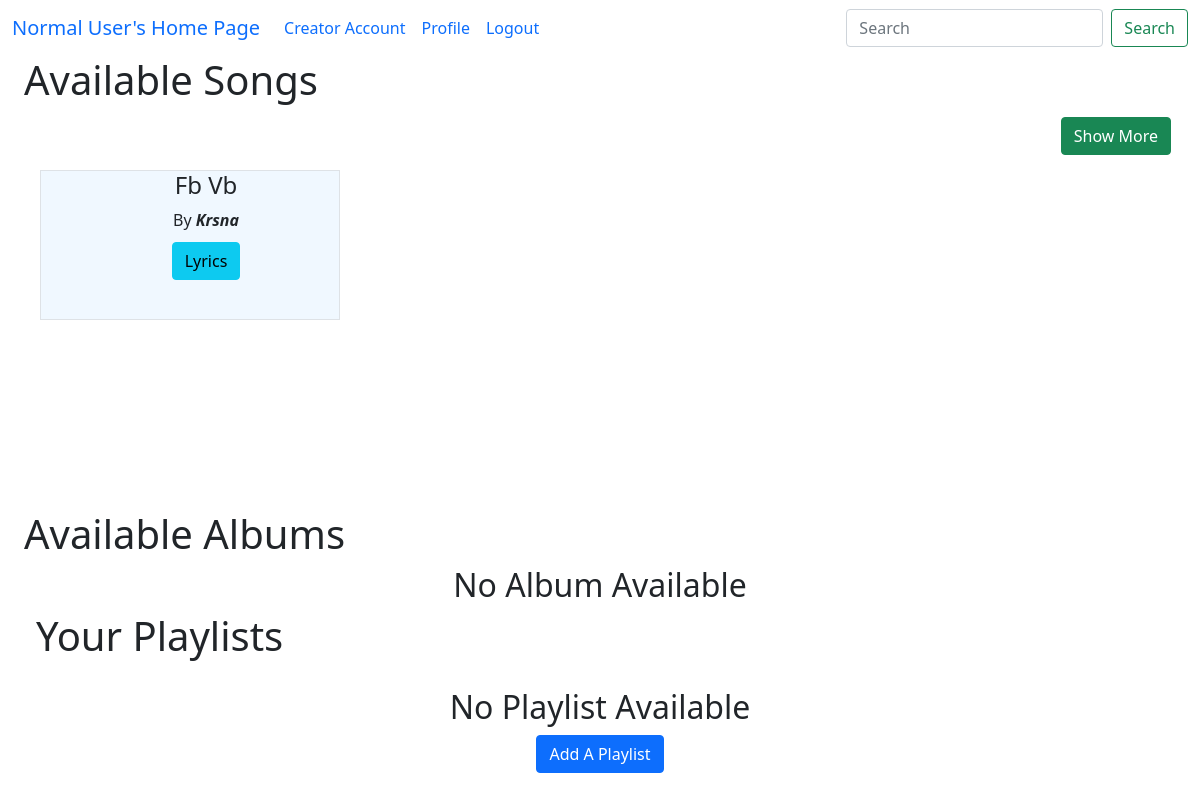
Page /home/1 on the earlier database version.
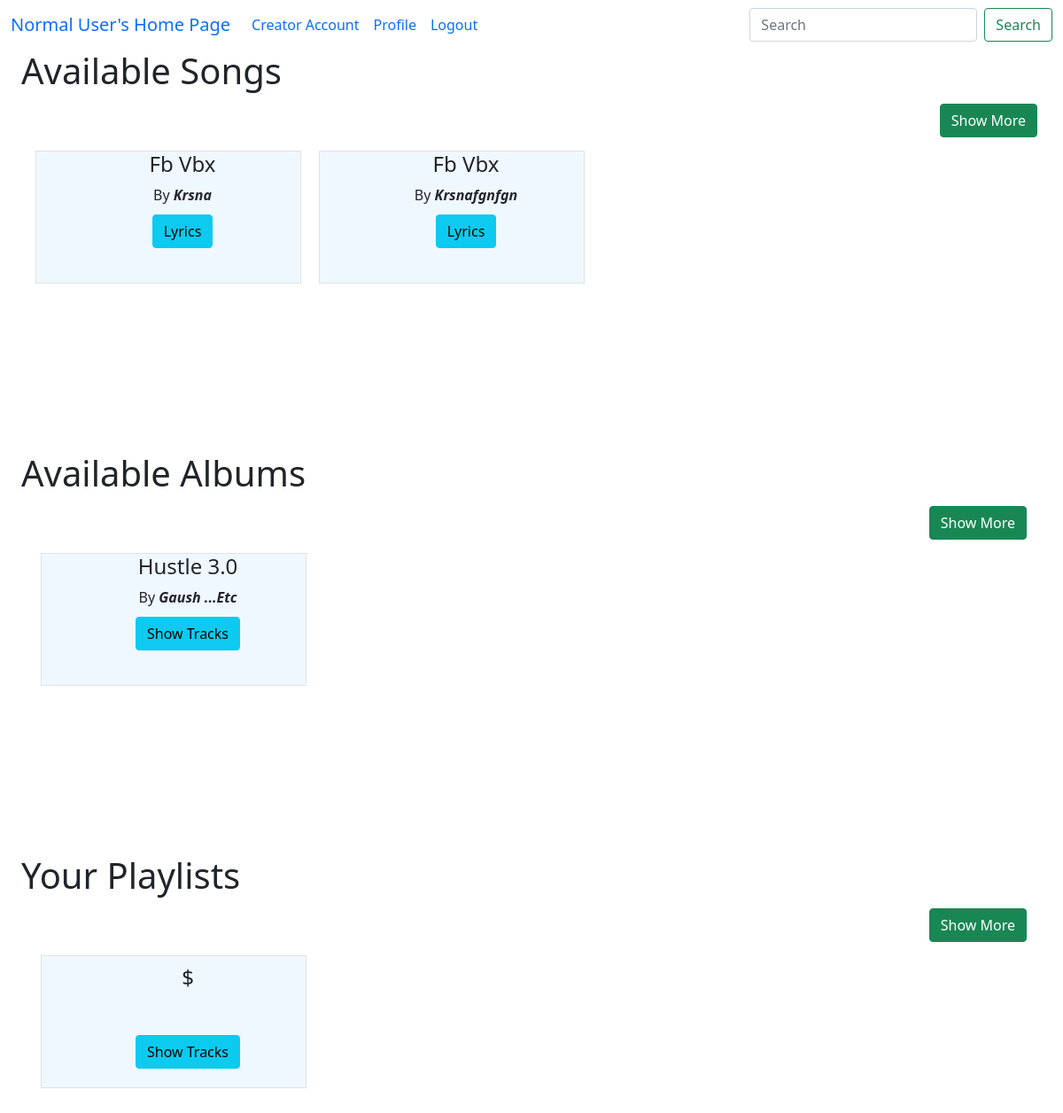
Same page on the later database version.
### model1.py (models this page shows, shortened)
class Song(db.Model):
    song_id = db.Column(db.Integer, primary_key=True)
    song_name = db.Column(db.String(100), nullable=False)
    song_artist = db.Column(db.String(100))
    song_language = db.Column(db.String(30))
    song_genre = db.Column(db.String(50))
    song_lyrics = db.Column(db.String(1000))
    song_duration = db.Column(db.Integer)  # in seconds
    release_date = db.Column(db.String(20))
    creator_id = db.Column(db.Integer, db.ForeignKey("user.user_id"), nullable=False)
    album_id = db.Column(db.Integer, db.ForeignKey("album.album_id") ,default=None)
    song_path = db.Column(db.String(255),default=None)
    song_thumbnail = db.Column(db.String(255),default=None)
    song_play_count = db.Column(db.Integer, default=0)
    song_flag = db.Column(db.Boolean,default=False)
    creator = db.relationship("User", backref="songs")

class Album(db.Model):
    album_id = db.Column(db.Integer, primary_key=True)
    album_name = db.Column(db.String(100), nullable=False)
    album_genre = db.Column(db.String(50))
    album_artist = db.Column(db.String(100))
    creator_id = db.Column(db.Integer, db.ForeignKey("user.user_id"))
    album_play_count = db.Column(db.Integer, default=0)
    album_thumbnail = db.Column(db.String(255))
    songs = db.relationship("Song", backref="albums",cascade="all, delete")
    creator = db.relationship("User", backref="albums")

class Playlist(db.Model):
    playlist_id = db.Column(db.Integer, primary_key=True)
    playlist_name = db.Column(db.String(100), nullable=False)
    user_id = db.Column(db.Integer, db.ForeignKey("user.user_id"), nullable=False)
    playlist_songs = db.relationship("Playlist_Songs", backref="playlist",cascade="all, delete")
    user = db.relationship("User", backref="playlists")

### app.py (the view)
@app.route("/home/<int:u_id>", methods=["GET", "POST"])
def home_page(u_id):
    songs = Song.query.all()
    albums = Album.query.all()
    playlists=Playlist.query.all()
    user = User.query.get(u_id)
    if user.isloggedin:
        return render_template("home.html", songs=songs, albums=albums, user=user,playlists=playlists)
    else:
        return redirect("/")

### templates/home.html (shortened to what this page needs)
<!doctype html>
<html lang="en">
<head>
    <link href="https://cdn.jsdelivr.net/npm/bootstrap@5.0.2/dist/css/bootstrap.min.css" rel="stylesheet"
>
</head>
<body>
    {% extends "general_user_navbar.html" %}
    {% block content %}
    <div class="container-fluid">
        <div class="container-fluid ">
            <h1><label for="songs">Available Songs</label></h1>
            {% if songs|length == 0 %}
            <h2 class="text-center">No Songs Available</h2>
                {% else %}
                <div style="text-align:right ; padding:5px;">
                    <a class="btn btn-success" href="/all_songs/{{user.user_id}}" role="button">Show More</a>
                </div>
                <div class=" songs container text-center " id="songs">
                <div class="row row-cols-4">
                    {% for song in songs %}
                    <div id="song" class="col  border border-primary-subtle" style="text-transform: capitalize; ">
                        <ul type="none">
                            <li>
                                <h4>{{song.song_name}}</h4>
                            </li>
                            <li>by <b><i>{{song.song_artist}}</i></b></li>
                            <li style="margin: 10px;"><a class="btn btn btn-info"
                                    href="/user_song_lyrics/{{user.user_id}}/{{song.song_id}}" type="button">Lyrics</a></li>
                        </ul>
                    </div>
                    {% endfor %}
                </div>
            </div>
        </div>
        <div class="container-fluid">
            <h1><label for="albums">Available Albums</label></h1>
            <div id="albums" class="container-fluid" style="text-transform: capitalize">
                {% if albums|length == 0 %}
                <h2 class="text-center">No album Available</h2>
                {% else %}
                <div style="text-align:right ; padding:5px;">
                    <a class="btn btn-success" href="/all_albums/{{user.user_id}}" role="button">Show More</a>
                </div>
                <div class="albums container text-center">
                    <div class="row row-cols-4">
                        {% for album in albums %}
                        <div id="album" class="col  border border-primary-subtle" >
                            <ul type="none">
                                <li>
                                    <h4>{{album.album_name}}</h4>
                                </li>
                                <li>by <b><i>{{album.album_artist}}</i></b></li>
                                <li style="margin: 10px;"> <a class="btn btn-info" href="/album_songs/{{user.user_id}}/{{album.album_id}}" role="button">Show Tracks</a></li>
                            </ul>
                        </div>
                        {% endfor %}
                    </div>
                </div>
            </div>
            {% endif %}
        </div>
        <div class="container-fluid">
            <h1><label for="playlists">your playlists</label></h1>
            <div id="playlists" class="container-fluid" style="text-transform: capitalize">
                {% if playlists|length == 0 %}
                <div style="text-align:center ; padding:20px;">
                    <h2>No playlist Available</h2>
                    <a  class="btn btn-primary"  href="/add_playlist/{{user.user_id}}">add a playlist</a>
                </div>
                {% else %}
                <div style="text-align:right ; padding:5px;">
                    <a class="btn btn-success" href="/all_playlists/{{user.user_id}}" role="button">Show More</a>
                </div>
                <div class="playlists container text-center">
                    <div class="row row-cols-4">
                        {% for playlist in playlists %}
                        <div id="album" class="col  border border-primary-subtle" >
                            <ul type="none">
                                <li style="margin: 10px;">
                                    <h4>{{playlist.playlist_name}}</h4>
                                </li>
                                <li style="margin: 50px;"> <a class="btn btn-info" href="/playlist_songs/{{user.user_id}}/{{playlist.playlist_id}}" role="button">Show Tracks</a></li>
                            </ul>
                        </div>
                        {% endfor %}
                    </div>
                </div>
            </div>
            {% endif %}
        </div>
        {% endif %}
    </div>
    {% endblock %}

### templates/general_user_navbar.html (shortened to what this page needs)
<div>
    <nav class="navbar navbar-expand-lg bg-body-tertiary">
        <div class="container-fluid">
            <a class="navbar-brand" href="/home/{{user.user_id}}">Normal User's Home Page</a>
            <div class="collapse navbar-collapse" id="navbarTogglerDemo02">
                <ul class="navbar-nav me-auto mb-2 mb-lg-0">
                    <li class="nav-item">
                        <a class="nav-link" href="/home/{{user.user_id}}/creator_account">Creator account</a>
                    </li>
                    <li class="nav-item">
                        <a class="nav-link" href="#">Profile</a>
                    </li>
                    <li class="nav-item">
                        <form action="/user_logout/{{user.user_id}}" method="post">
                            <a class="nav-link" type="button" href="/user_logout/{{user.user_id}}">Logout</a>
                        </form>
                    </li>
                </ul>
                <form class="d-flex" role="search">
                    <input class="form-control me-2" type="search" placeholder="Search" aria-label="Search">
                    <button class="btn btn-outline-success" type="submit">Search</button>
                </form>
            </div>
        </div>
    </nav>
</div>
{% block content %}
{% endblock %}

### templates/home.html (style rules this page uses)
.container-fluid { text-transform: capitalize; }
.songs { height: 350px; width: auto; overflow:auto; }
.albums { height: 350px; width: auto; overflow:auto; }
.playlists { height: 350px; width: auto; overflow:auto; margin-bottom: 50px; }
#song { width: 300px; height: 150px; margin: 10px; padding: auto; text-align: center; background-color: aliceblue; }
#album { width: 300px; height: 150px; margin: 10px; padding: auto; text-align: center; background-color:aliceblue; }

Differences in the rows shown:
changed Song "Krsna": song_name "Fb Vb" → "Fb Vbx"
added Song: song_name "Fb Vbx", song_artist "Krsnafgnfgn"
added Album: album_name "Hustle 3.0", album_artist "Gaush ...etc"
added Playlist: playlist_name "$"
Other differences:
text no longer shown: "No Album Available No Playlist Available Add A Playlist"
text now shown: "Show More Show More"
